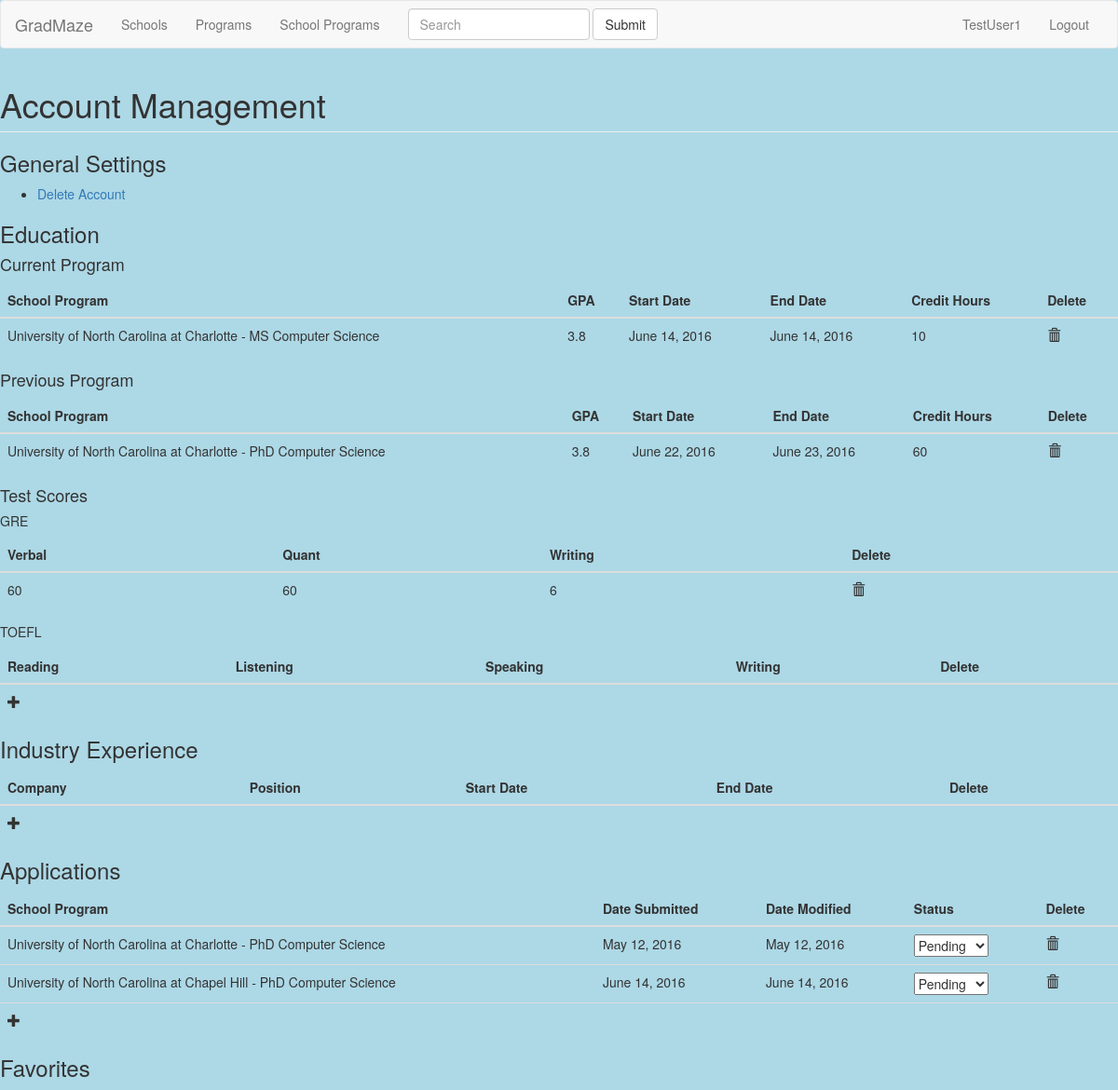
Screenshot of /GradMaze/accounts/manage/ (signed in) with the database file from the repository.
### main/models.py (models this page shows, shortened)
class Student(models.Model):
    user = models.ForeignKey(User)
    current_program = models.ForeignKey(SchoolProgram, null=True,related_name="current_program")
    current_gpa = models.FloatField(default=4.0,null=True)
    current_credit_hours = models.IntegerField(default=120,null=True)
    current_start_date = models.DateField(default="2016-05-05",null=True)
    current_end_date = models.DateField(default="2016-05-05",null=True)
    prev_program = models.ForeignKey(SchoolProgram, null=True,related_name="prev_program")
    prev_gpa = models.FloatField(default=4.0,null=True)
    prev_credit_hours = models.IntegerField(default=120,null=True)
    prev_start_date = models.DateField(default="2016-05-05",null=True)
    prev_end_date = models.DateField(default="2016-05-05",null=True)

class SchoolProgram(models.Model):
    school = models.ForeignKey(School)
    program = models.ForeignKey(Program)
    greverbal = models.CharField(max_length=5, null=True)
    greapti = models.CharField(max_length=5, null=True)
    grewriting = models.CharField(max_length=5, null=True)
    toefl = models.CharField(max_length=5, null=True)
    gpa = models.CharField(max_length=5, null=True)
    def __str__(self):
        return str(self.school) + " - " + str(self.program)

class School(models.Model):
    name = models.CharField(max_length=50)
    abbr = models.CharField(max_length=5, null=True)
    greverbal = models.CharField(max_length=5, null=True)
    greapti = models.CharField(max_length=5, null=True)
    grewriting = models.CharField(max_length=5, null=True)
    toefl = models.CharField(max_length=5, null=True)
    gpa = models.CharField(max_length=5, null=True)
    def __str__(self):
        return str(self.name)

class Program(models.Model):
    name = models.CharField(max_length=50)
    level = models.CharField(max_length=50)  # Masters/PhD/PSM
    school_level = models.CharField(max_length=50) # Graduate vs Undergraduate
    greverbal = models.CharField(max_length=5, null=True)
    greapti = models.CharField(max_length=5, null=True)
    grewriting = models.CharField(max_length=5, null=True)
    toefl = models.CharField(max_length=5, null=True)
    gpa = models.CharField(max_length=5, null=True)
    def __str__(self):
        return str(self.level) + " " + str(self.name)

class GREScore(models.Model):
    student = models.ForeignKey(Student)
    verb = models.IntegerField(validators=[MinValueValidator(130), MaxValueValidator(170)])
    quant = models.IntegerField(validators=[MinValueValidator(130), MaxValueValidator(170)])
    write = models.IntegerField(validators=[MinValueValidator(0), MaxValueValidator(6)])

class Application(models.Model):
    student = models.ForeignKey(Student)
    date_submitted = models.DateField()
    date_updated = models.DateField()
    school_program = models.ForeignKey(SchoolProgram)
    STATUSCHOICES = (
        ('Pending', 'Pending'),
        ('Accepted', 'Accepted'),
        ('Denied', 'Denied'),
    )
    status = models.CharField(max_length=50, choices=STATUSCHOICES)

### main/views.py (the view, shortened to what this page needs)
class AccountManageView(View):
    template_name = "account_manage.html"
    def get(self, request, *args, **kwargs):
        apps_form = ApplicationForm()
        curr_prog_form = CurrentProgramForm()
        prev_prog_form = PreviousProgramForm()
        gre_form = GREScoreForm()
        toefl_form = TOEFLScoreForm()
        indust_form = IndustryExperienceForm()
        applications = Application.objects.filter(student__user_id=request.user.id)
        gre = GREScore.objects.filter(student__user_id=request.user.id)
        toefl = TOEFLScore.objects.filter(student__user_id=request.user.id)
        id = request.user.id
        student = Student.objects.get(user_id=request.user.id)
        indust = IndustryExperience.objects.filter(student__user_id=request.user.id)
        params = {'apps': applications,
                  'apps_form': apps_form,
                  'gre':gre,
                  'toefl':toefl,
                  'student':student,
                  'curr_prog_form': curr_prog_form,
                  'prev_prog_form':prev_prog_form,
                  'gre_form':gre_form,
                  'toefl_form':toefl_form,
                  'indust_form':indust_form,
                  'indust':indust}
        return render(request, self.template_name,params )

### main/forms.py (shortened to what this page needs)
class ApplicationForm(forms.Form):
    school_program = forms.ModelChoiceField(queryset=SchoolProgram.objects.all().order_by('school'))
    date_submitted = forms.DateField(widget=forms.TextInput(attrs={'class':'datepicker'}))
    date_updated = forms.DateField(widget=forms.TextInput(attrs={'class':'datepicker'}))
    status = forms.ChoiceField(choices=Application.STATUSCHOICES)

class CurrentProgramForm(forms.Form):
    curr_school_program = forms.ModelChoiceField(queryset=SchoolProgram.objects.all().order_by('school'),label='School Program')
    curr_gpa = forms.FloatField(label='GPA')
    curr_credit_hours = forms.IntegerField(label='Credit Hours')
    curr_start_date = forms.DateField(widget=forms.TextInput(attrs={'class':'datepicker'}),label='Start Date')
    curr_end_date = forms.DateField(widget=forms.TextInput(attrs={'class':'datepicker'}),label='End Date')

### templates/account_manage.html (shortened to what this page needs)
{% extends "base.html" %}
{% load staticfiles %}
{% block styles %}
    <link href="{% static 'css/jquery-ui.min.css' %}" rel="stylesheet">
{% endblock %}
{% block content %}
    <h1 class="page-header">Account Management</h1>
    <h3>General Settings</h3>
    <ul>
        <li><a href="#" id="opener">Delete Account</a></li>
    </ul>
    <h3>Education</h3>
    <h4>Current Program</h4>
    <table class="table" id="app-table">
        <thead>
            <th>School Program</th>
            <th>GPA</th>
            <th>Start Date</th>
            <th>End Date</th>
            <th>Credit Hours</th>
            <th>Delete</th>
        </thead>
        <tbody>
            {% if student.current_program %}
                <tr>
                    <td>{{ student.current_program}}</td>
                    <td>{{ student.current_gpa}}</td>
                    <td>{{ student.current_start_date}}</td>
                    <td>{{ student.current_end_date}}</td>
                    <td>{{ student.current_credit_hours}}</td>
                    <td><span class="glyphicon glyphicon-trash" id="delete-cprog"></span></td>
                </tr>
            {% endif %}
        </tbody>
    </table>
    <h4>Previous Program</h4>
    <table class="table" id="app-table">
        <thead>
            <th>School Program</th>
            <th>GPA</th>
            <th>Start Date</th>
            <th>End Date</th>
            <th>Credit Hours</th>
            <th>Delete</th>
        </thead>
        <tbody>
            {% if student.prev_program %}
                <tr>
                    <td>{{ student.prev_program}}</td>
                    <td>{{ student.prev_gpa}}</td>
                    <td>{{ student.prev_start_date}}</td>
                    <td>{{ student.prev_end_date}}</td>
                    <td>{{ student.prev_credit_hours}}</td>
                    <td><span class="glyphicon glyphicon-trash" id="delete-pprog"></span></td>
                </tr>
            {% endif %}
        </tbody>
    </table>
    <h4>Test Scores</h4>
    <h5>GRE</h5>
    <table class="table" id="app-table">
        <thead>
            <th>Verbal</th>
            <th>Quant</th>
            <th>Writing</th>
            <th>Delete</th>
        </thead>
        <tbody>
            {% if gre %}
                <tr>
                    <td>{{ gre.0.verb }}</td>
                    <td>{{ gre.0.quant }}</td>
                    <td>{{ gre.0.write }}</td>
                    <td><span class="glyphicon glyphicon-trash" id="delete-gre"></span></td>
                </tr>
            {% endif %}
        </tbody>
    </table>
    <h5>TOEFL</h5>
    <table class="table" id="app-table">
        <thead>
            <th>Reading</th>
            <th>Listening</th>
            <th>Speaking</th>
            <th>Writing</th>
            <th>Delete</th>
        </thead>
        <tbody>
            {% if toefl %}
                <tr>
                    <td>{{ toefl.0.reading }}</td>
                    <td>{{ toefl.0.listening }}</td>
                    <td>{{ toefl.0.speaking }}</td>
                    <td>{{ toefl.0.writing }}</td>
                    <td><span class="glyphicon glyphicon-trash" id="delete-toefl"></span></td>
                </tr>
            {% else %}
                <tr>
                    <td><span class="glyphicon glyphicon-plus" id="add-toefl"></span></td>
                    <td></td>
                    <td></td>
                    <td></td>
                    <td></td>
                </tr>
            {% endif %}
        </tbody>
    </table>
    <h3>Industry Experience</h3>
    <table class="table" id="indust-table">
        <thead>
            <th>Company</th>
            <th>Position</th>
            <th>Start Date</th>
            <th>End Date</th>
            <th>Delete</th>
        </thead>
        <tbody>
            <tr>
                <td><span class="glyphicon glyphicon-plus" id="add-indust"></span></td>
                <td></td>
                <td></td>
                <td></td>
                <td></td>
            </tr>
        </tbody>
    </table>
    <h3>Applications</h3>
    <table class="table" id="app-table">
        <thead>
            <th>School Program</th>
            <th>Date Submitted</th>
            <th>Date Modified</th>
            <th>Status</th>
            <th>Delete</th>
        </thead>
        {% for application in apps %}
            <tr id="app-{{application.id}}">
                <td>{{application.school_program}}</td>
                <td>{{application.date_submitted}}</td>
                <td>{{application.date_updated}}</td>
                <td>
                    <select class="modify-app">
                        <option {% if application.status == "Pending" %}selected="selected"{% endif %}>Pending</option>
                    </select>
                </td>
                <td><span class="glyphicon glyphicon-trash remove-app"></span></td>
            </tr>
        {% endfor %}
        <tr>
            <td><span class="glyphicon glyphicon-plus" id="add-app"></span></td>
            <td></td>
            <td></td>
            <td></td>
            <td></td>
        </tr>
    </table>
    <h3>Favorites</h3>
{%  endblock %}

### templates/base.html (shortened to what this page needs)
{% load staticfiles %}
<!DOCTYPE html>
<html>
<head>
    <link href="{% static 'css/bootstrap.min.css' %}" rel="stylesheet">
    <link href="{% static 'css/base.css' %}" rel="stylesheet">
    {% block styles %}{% endblock %}
</head>
<body>
    <nav class="navbar navbar-default">
        <div class="container-fluid">
            <div class="navbar-header">
                <a class="navbar-brand" href="{% url 'index' %}">GradMaze</a>
            </div>
            <div class="collapse navbar-collapse" id="bs-example-navbar-collapse-1">
                <ul class="nav navbar-nav">
                    <li><a href="{% url 'school-list' %}">Schools</a></li>
                    <li><a href="{% url 'program-list' %}">Programs</a></li>
                    <li><a href="{% url 'school-program-list' %}">School Programs</a></li>
                </ul>
                <form class="navbar-form navbar-left" role="search">
                    <div class="form-group">
                        <input type="text" class="form-control" placeholder="Search">
                    </div>
                    <button type="submit" class="btn btn-default">Submit</button>
                </form>
                <ul class="nav navbar-nav navbar-right">
                    {% if user.is_authenticated %}
                        <li><a href="{% url 'manage' %}">{{ user.get_username }}</a></li>
                        <li><a href="{% url 'logout' %}">Logout</a></li>
                    {% else %}
                        <li><a href="{% url 'login' %}">Login</a></li>
                        <li><a href="{% url 'register' %}">Register</a></li>
                    {% endif %}
                </ul>
            </div>
        </div>
    </nav>
    {% block content %}{% endblock %}
</body>
</html>

### static/css/base.css (style rules this page uses)
html body { background-color: lightblue; }

### rows the page displays
Student: current_program "University of North Carolina at Charlotte - MS Computer Science", current_gpa "3.8", current_start_date "June 14, 2016", current_end_date "June 14, 2016", current_credit_hours "10", prev_program "University of North Carolina at Charlotte - PhD Computer Science", prev_gpa "3.8", prev_start_date "June 22, 2016", prev_end_date "June 23, 2016", prev_credit_hours "60"
GREScore: verb "60", quant "60", write "6"
Application: school_program "University of North Carolina at Charlotte - PhD Computer Science", date_submitted "May 12, 2016", date_updated "May 12, 2016", status "Pending"
Application: school_program "University of North Carolina at Chapel Hill - PhD Computer Science", date_submitted "June 14, 2016", date_updated "June 14, 2016", status "Pending"

### other values shown
{{ user.get_username }} "TestUser1"
